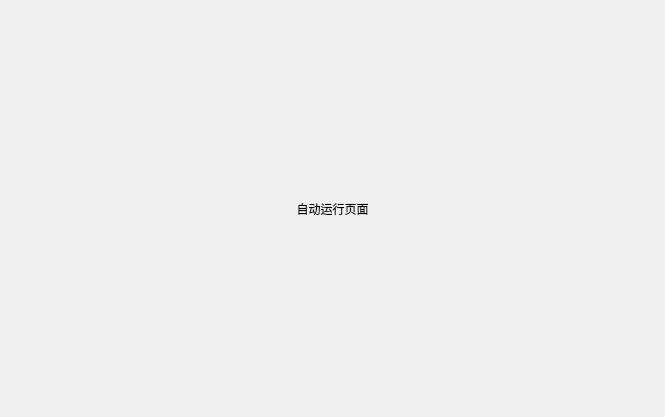
<?xml version="1.0" encoding="UTF-8"?>
<ui version="4.0">
 <class>ICAutoActionPage</class>
 <widget class="QWidget" name="ICAutoActionPage">
  <property name="geometry">
   <rect>
    <x>0</x>
    <y>0</y>
    <width>665</width>
    <height>417</height>
   </rect>
  </property>
  <property name="windowTitle">
   <string>Form</string>
  </property>
  <layout class="QGridLayout" name="gridLayout">
   <item row="0" column="0">
    <widget class="QLabel" name="label">
     <property name="styleSheet">
      <string notr="true">font: 16pt &quot;WenQuanYi Zen Hei&quot;;</string>
     </property>
     <property name="text">
      <string>自动运行页面</string>
     </property>
     <property name="alignment">
      <set>Qt::AlignCenter</set>
     </property>
    </widget>
   </item>
  </layout>
 </widget>
 <resources/>
 <connections/>
</ui>
